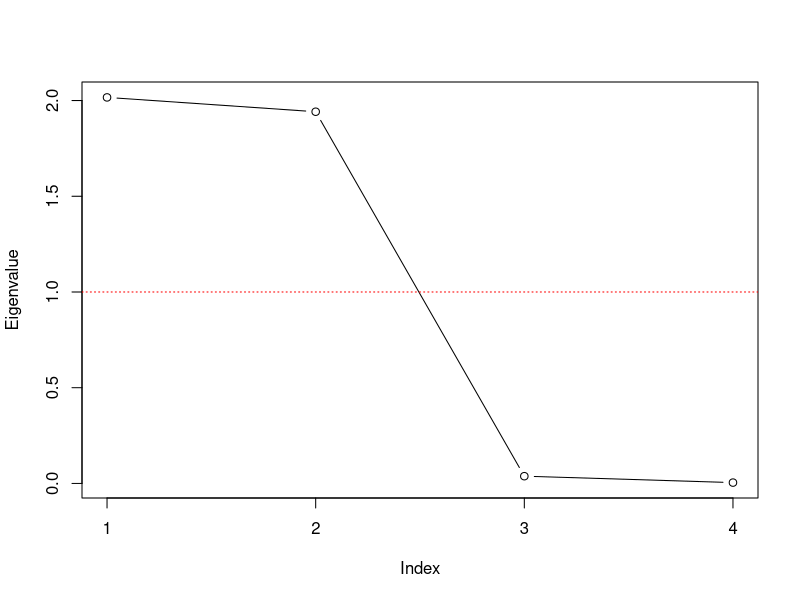

Here is the R script that generated this plot:
## ---- chunk 1
ski <- data.frame(skiers = paste0("S", c(1:5)),
                  cost = c(32, 61, 59, 36, 62),
                  lift = c(64, 37, 40, 62, 46),
                  depth = c(65, 62, 45, 34, 43),
                  powder = c(67, 65, 43, 35, 40))
## ---- chunk 2
R <- cor(ski[ ,-1]) # Calculating correlation Matrix
V <- eigen(R)$values # Calculating eigenvalues
V
## ---- chunk 3
#Screeplot
plot(V, type = "b", ylab = "Eigenvalue", xlab="Index", xaxt="n")
axis(1, at=1:length(V))
abline(h=1, lty = "dotted", col="red")
## ---- chunk 4
paste("File written on", Sys.time())
